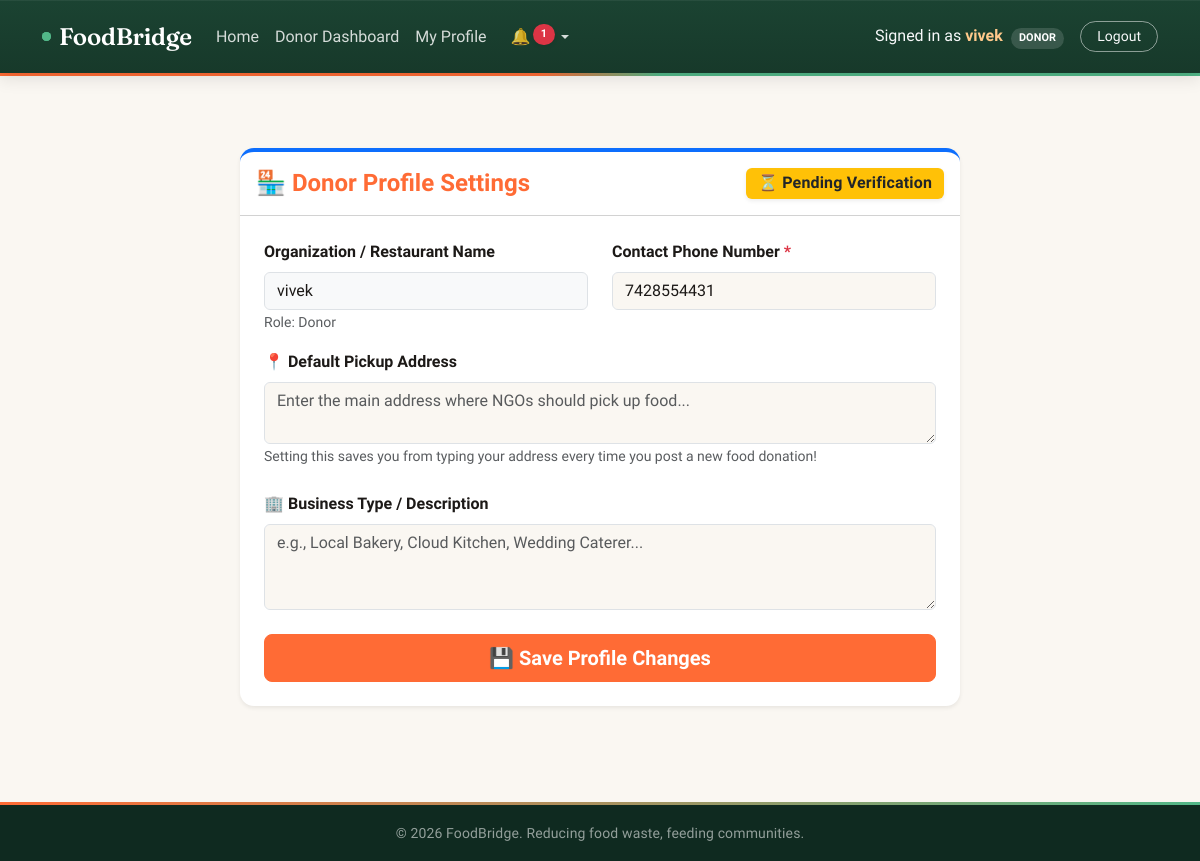
/profile (signed in), run on the app's committed database.
### tables this page shows
CREATE TABLE users (
    id INTEGER PRIMARY KEY AUTOINCREMENT,
    username TEXT UNIQUE NOT NULL,
    password TEXT NOT NULL,
    role TEXT NOT NULL,
    phone TEXT
);

### app.py (the view, shortened to what this page needs)
@app.route('/profile', methods=['GET', 'POST'])
@login_required
def profile():
    user = execute_query(
        "SELECT * FROM users WHERE id = ?",
        (session['user_id'],),
        fetchone=True
    )
    return render_template('profile.html', user=user)

### app.py (called while the page is built)
def get_db():
    if DATABASE_URL:
        db_url = DATABASE_URL.replace("postgres://", "postgresql://", 1)
        conn = psycopg2.connect(db_url, cursor_factory=RealDictCursor)
        return conn
    else:
        conn = sqlite3.connect('foodbridge.db')
        conn.row_factory = sqlite3.Row
        return conn

def execute_query(query, params=(), fetchone=False, fetchall=False, commit=False, return_id=False):
    conn = get_db()
    cursor = conn.cursor()
    if DATABASE_URL:
        formatted_query = query.replace('?', '%s')
        if return_id:
            formatted_query += " RETURNING id"
    else:
        formatted_query = query
    cursor.execute(formatted_query, params)
    result = None
    if return_id:
        if DATABASE_URL:
            row = cursor.fetchone()
            result = row['id'] if isinstance(row, dict) else row[0]
        else:
            result = cursor.lastrowid
    elif fetchone:
        result = cursor.fetchone()
    elif fetchall:
        result = cursor.fetchall()
    if commit:
        conn.commit()
    cursor.close()
    conn.close()
    return result

@app.context_processor
def inject_notifications():
    if 'user_id' in session:
        row = execute_query('SELECT COUNT(*) as count FROM notifications WHERE user_id = ? AND is_read = 0', (session['user_id'],), fetchone=True)
        count = row['count'] if row else 0
        recent = execute_query('SELECT * FROM notifications WHERE user_id = ? ORDER BY created_at DESC LIMIT 5', (session['user_id'],), fetchall=True)
        safe_recent = []
        if recent:
            for n in recent:
                n_dict = dict(n)
                if 'created_at' in n_dict and n_dict['created_at']:
                    n_dict['created_at'] = str(n_dict['created_at'])
                safe_recent.append(n_dict)
        return dict(notif_count=count, recent_notifs=safe_recent)
    return dict(notif_count=0, recent_notifs=[])

def login_required(f):
    @wraps(f)
    def decorated_function(*args, **kwargs):
        if 'user_id' not in session:
            return redirect(url_for('login'))
        return f(*args, **kwargs)
    return decorated_function

### templates/profile.html
{% extends 'base.html' %}
{% block content %}
<div class="container mt-5 mb-5">
  <div class="row justify-content-center">
    <div class="col-md-8">
      <div class="card shadow-sm border-0 border-top border-primary border-4">
        <div class="card-header bg-transparent d-flex justify-content-between align-items-center py-3">
          <h4 class="mb-0 text-primary fw-bold">
            {% if user['role'] == 'donor' %}
              🏪 Donor Profile Settings
            {% else %}
              🤝 NGO Profile Settings
            {% endif %}
          </h4>
          {% if user['is_verified'] %}
            <span class="badge bg-success fs-6 shadow-sm">✅ Verified Account</span>
          {% else %}
            <span class="badge bg-warning text-dark fs-6 shadow-sm">⏳ Pending Verification</span>
          {% endif %}
        </div>
        <div class="card-body p-4">
          <form method="POST" action="{{ url_for('profile') }}">
            <div class="row mb-3">
              <div class="col-md-6">
                <label class="form-label fw-semibold">
                  {% if user['role'] == 'donor' %}Organization / Restaurant Name{% else %}NGO Name{% endif %}
                </label>
                <input type="text" class="form-control bg-light" value="{{ user['username'] }}" disabled>
                <small class="text-muted">Role: <span class="text-capitalize">{{ user['role'] }}</span></small>
              </div>
              <div class="col-md-6">
                <label for="phone" class="form-label fw-semibold">Contact Phone Number <span class="text-danger">*</span></label>
                <input type="text" class="form-control" id="phone" name="phone"
                       value="{{ user['phone'] if user['phone'] else '' }}"
                       placeholder="e.g., 9876543210" required>
              </div>
            </div>
            <div class="mb-4">
              <label for="default_address" class="form-label fw-semibold">
                {% if user['role'] == 'donor' %}
                  📍 Default Pickup Address
                {% else %}
                  📍 NGO Headquarters / Office Address
                {% endif %}
              </label>
              <textarea class="form-control" id="default_address" name="default_address" rows="2"
                        placeholder="{% if user['role'] == 'donor' %}Enter the main address where NGOs should pick up food...{% else %}Enter your NGO's registered office address...{% endif %}">{{ user['default_address'] if user['default_address'] else '' }}</textarea>
              <small class="text-muted">
                {% if user['role'] == 'donor' %}
                  Setting this saves you from typing your address every time you post a new food donation!
                {% else %}
                  This helps donors know where your operations are based.
                {% endif %}
              </small>
            </div>
            <div class="mb-4">
              <label for="description" class="form-label fw-semibold">
                {% if user['role'] == 'donor' %}
                  🏢 Business Type / Description
                {% else %}
                  📜 NGO Registration Number & Mission
                {% endif %}
              </label>
              <textarea class="form-control" id="description" name="description" rows="3"
                        placeholder="{% if user['role'] == 'donor' %}e.g., Local Bakery, Cloud Kitchen, Wedding Caterer...{% else %}e.g., Reg No. 12345. We focus on feeding homeless shelters in the downtown area...{% endif %}">{{ user['description'] if user['description'] else '' }}</textarea>
            </div>
            <div class="d-grid mt-4">
              <button type="submit" class="btn btn-primary btn-lg fw-bold">
                💾 Save Profile Changes
              </button>
            </div>
          </form>
        </div>
      </div>
    </div>
  </div>
</div>
{% endblock %}

### templates/base.html (shortened to what this page needs)
<!DOCTYPE html>
<html lang="en">
<head>
  <link href="https://cdn.jsdelivr.net/npm/bootstrap@5.3.3/dist/css/bootstrap.min.css" rel="stylesheet">
</head>
<body>
  <nav class="navbar navbar-expand-lg navbar-dark">
    <div class="container">
      <a class="navbar-brand" href="{{ url_for('index') }}">
        <span class="brand-pulse" aria-hidden="true"></span>
        FoodBridge
      </a>
      <div class="collapse navbar-collapse" id="navbarNav">
        <ul class="navbar-nav me-auto align-items-lg-center">
          <li class="nav-item">
            <a class="nav-link" href="{{ url_for('index') }}">Home</a>
          </li>
          {% if session.get('user_id') %}
            {% if session.get('role') == 'donor' %}
              <li class="nav-item">
                <a class="nav-link" href="{{ url_for('donor') }}">Donor Dashboard</a>
              </li>
            {% elif session.get('role') == 'ngo' %}
              <li class="nav-item">
                <a class="nav-link" href="{{ url_for('ngo') }}">Available Donations</a>
              </li>
            {% endif %}
            <li class="nav-item">
              <a class="nav-link" href="{{ url_for('profile') }}">My Profile</a>
            </li>
            <li class="nav-item dropdown ms-lg-2">
              <a class="nav-link dropdown-toggle d-flex align-items-center" href="#" id="notifDropdown" role="button" data-bs-toggle="dropdown" aria-expanded="false">
                🔔 <span class="d-lg-none ms-1">Alerts</span>
                <span id="notif-badge" class="badge bg-danger ms-1 rounded-pill shadow-sm {% if notif_count == 0 %}d-none{% endif %}">
                  {{ notif_count }}
                </span>
              </a>
            </li>
          {% endif %}
        </ul>
        <ul class="navbar-nav ms-auto align-items-lg-center mt-3 mt-lg-0">
          {% if session.get('user_id') %}
            <li class="nav-item me-3 mb-2 mb-lg-0">
              <span class="navbar-text text-light">
                Signed in as <strong class="text-warning">{{ session.get('username') }}</strong>
                <span class="badge role-badge ms-1 rounded-pill">{{ session.get('role')|upper }}</span>
              </span>
            </li>
            <li class="nav-item">
              <a class="btn btn-outline-light btn-sm rounded-pill px-3" href="{{ url_for('logout') }}">Logout</a>
            </li>
          {% endif %}
        </ul>
      </div>
    </div>
  </nav>
  <div class="navbar-bridge-rule"></div>
  <main class="container mt-4 mb-5">
    {% block content %}{% endblock %}
  </main>
  <footer class="text-white text-center py-3 mt-auto">
    <div class="container">
      <small>&copy; 2026 FoodBridge. Reducing food waste, feeding communities.</small>
    </div>
  </footer>
</body>
</html>

### templates/base.html (style rules this page uses)
:root { --forest: #1B4332; --forest-dark: #12302300; --forest-deep: #0F2A20; --rescue: #FF6B35; --rescue-dark: #E4551F; --fresh: #52B788; --fresh-dark: #3E9C6E; --bg: #FAF7F2; --surface: #FFFFFF; --ink: #1C1917; --muted: #6B7280; --hairline: #E7E2D9; --bs-primary: var(--rescue); --bs-success: var(--fresh); --bs-body-bg: var(--bg); --bs-body-color: var(--ink); --bs-body-font-family: 'Public Sans', system-ui, -apple-system, sans-serif; }
body { background-color: var(--bg); color: var(--ink); min-height: 100vh; display: flex; flex-direction: column; font-family: 'Public Sans', system-ui, -apple-system, sans-serif; }
main { flex: 1; }
.navbar { background: linear-gradient(180deg, var(--forest) 0%, #17392A 100%); padding-top: 0.85rem; padding-bottom: 0.85rem; position: sticky; top: 0; z-index: 1030; box-shadow: 0 1px 0 rgba(255,255,255,0.06) inset, 0 6px 16px rgba(0,0,0,0.10); }
.navbar-bridge-rule { height: 3px; width: 100%; background: linear-gradient(90deg, var(--rescue) 0%, var(--rescue) 45%, var(--fresh) 55%, var(--fresh) 100%); }
.navbar-brand { font-family: 'Fraunces', Georgia, serif; font-weight: 600; font-size: 1.5rem; letter-spacing: -0.01em; color: #FFFFFF !important; display: inline-flex; align-items: center; gap: 0.5rem; }
.brand-pulse { position: relative; width: 9px; height: 9px; border-radius: 50%; background: var(--fresh); flex-shrink: 0; }
.brand-pulse::after { content: ""; position: absolute; inset: 0; border-radius: 50%; background: var(--fresh); animation: pulse-ring 2.2s ease-out infinite; }
.navbar-nav .nav-link { color: rgba(255,255,255,0.82); font-weight: 500; padding: 0.5rem 0.9rem; border-radius: 8px; transition: background-color 0.15s ease, color 0.15s ease; }
.navbar-text strong.text-warning { color: #FFC98B !important; font-weight: 600; }
.navbar .btn-outline-light { border-color: rgba(255,255,255,0.5); font-weight: 500; }
.role-badge { background-color: rgba(255,255,255,0.14); color: #fff; font-weight: 600; letter-spacing: 0.03em; font-size: 0.68rem; }
#notif-badge { font-size: 0.68rem; transform: translate(-2px, -2px); }
.btn { font-weight: 600; }
.btn-primary { background-color: var(--rescue); border-color: var(--rescue); color: #fff; }
.text-primary { color: var(--rescue) !important; }
.card { border-radius: 14px; border: 1px solid var(--hairline); box-shadow: 0 4px 14px rgba(27, 67, 50, 0.06); background-color: var(--surface); }
.badge { padding: 0.45em 0.75em; font-weight: 600; letter-spacing: 0.01em; }
footer { background: var(--forest-deep); border-top: 3px solid transparent; border-image: linear-gradient(90deg, var(--rescue), var(--fresh)) 1; }
footer small { color: rgba(255,255,255,0.55); letter-spacing: 0.01em; }

### data on the page
users: get "vivek", get "DONOR", username "vivek", role "Donor", phone "7428554431"

### other printed values
{{ notif_count }} "1"
